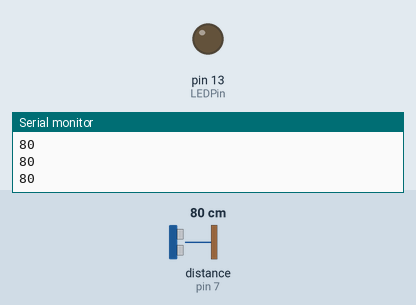
Bench run of a sketch on a simulated Arduino Uno, built with avr-gcc and run on an emulated ATmega328P. On the bench: output pins drawn as LEDs (lit = HIGH), the last lines printed to the serial monitor. Wiring (inferred from the names in the program): ultrasonic range finder: trigger pin 8; echo pin 7. The test bench sets the inputs (shaded band); at power-on: distance to the obstacle (sensor on pin 7) 80 cm. The echo pulse lasts 58.3 µs per cm; pins used as bus, display or sensor lines are not drawn.

Above: at 1.2 s.
1.3 s: distance to the obstacle (sensor on pin 7) set to 196 cm
2.8 s: distance to the obstacle (sensor on pin 7) set to 204 cm
At 3.6 s:
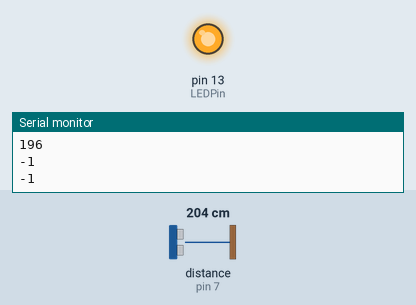
4.5 s: distance to the obstacle (sensor on pin 7) set to 2 cm
At 5.4 s:
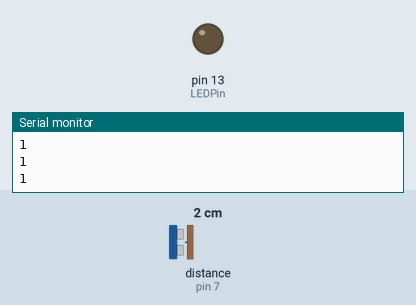
6.1 s: distance to the obstacle (sensor on pin 7) set to 250 cm
At 7.2 s:
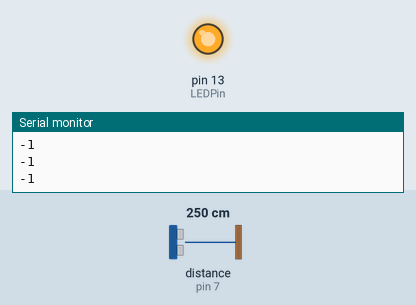
Timing chart, 0 to 8.6 s (numbered marks = the images above; inputs shaded):
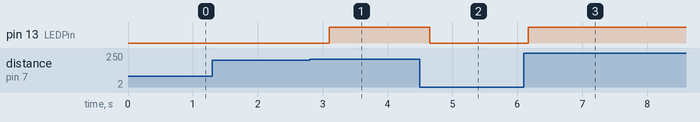

The sketch:

ultrasonic.ino
```cpp
#define echoPin 7 // Echo Pin
#define trigPin 8 // Trigger Pin
#define LEDPin 13 // Onboard LED

int maximumRange = 200; // Maximum range needed
int minimumRange = 0; // Minimum range needed
long duration, distance; // Duration used to calculate distance

void setup() {
 Serial.begin (9600);
 pinMode(trigPin, OUTPUT);
 pinMode(echoPin, INPUT);
 pinMode(LEDPin, OUTPUT); // Use LED indicator (if required)
}

void loop() {
/* The following trigPin/echoPin cycle is used to determine the
 distance of the nearest object by bouncing soundwaves off of it. */
 digitalWrite(trigPin, LOW);
 delayMicroseconds(2);

 digitalWrite(trigPin, HIGH);
 delayMicroseconds(10);

 digitalWrite(trigPin, LOW);
 duration = pulseIn(echoPin, HIGH);


 distance = duration/58.2;  //distance (in cm)
 if (distance >= maximumRange || distance <= minimumRange){
 // indicate "out of range"
 Serial.println("-1");
 digitalWrite(LEDPin, HIGH);
 }
 else {
 Serial.println(distance);
 digitalWrite(LEDPin, LOW);
 }
 delay(300);
}
```

Measured:
- the behaviour switches between 199 and 200 cm on distance to the obstacle (sensor on pin 7) (found by bisection; images 0 and 1)
- after the input at 2.8 s, pin 13 (LEDPin): LOW → HIGH after 0.30 s
- after the input at 4.5 s, pin 13 (LEDPin): HIGH → LOW after 0.15 s
- after the input at 6.1 s, pin 13 (LEDPin): LOW → HIGH after 0.07 s
